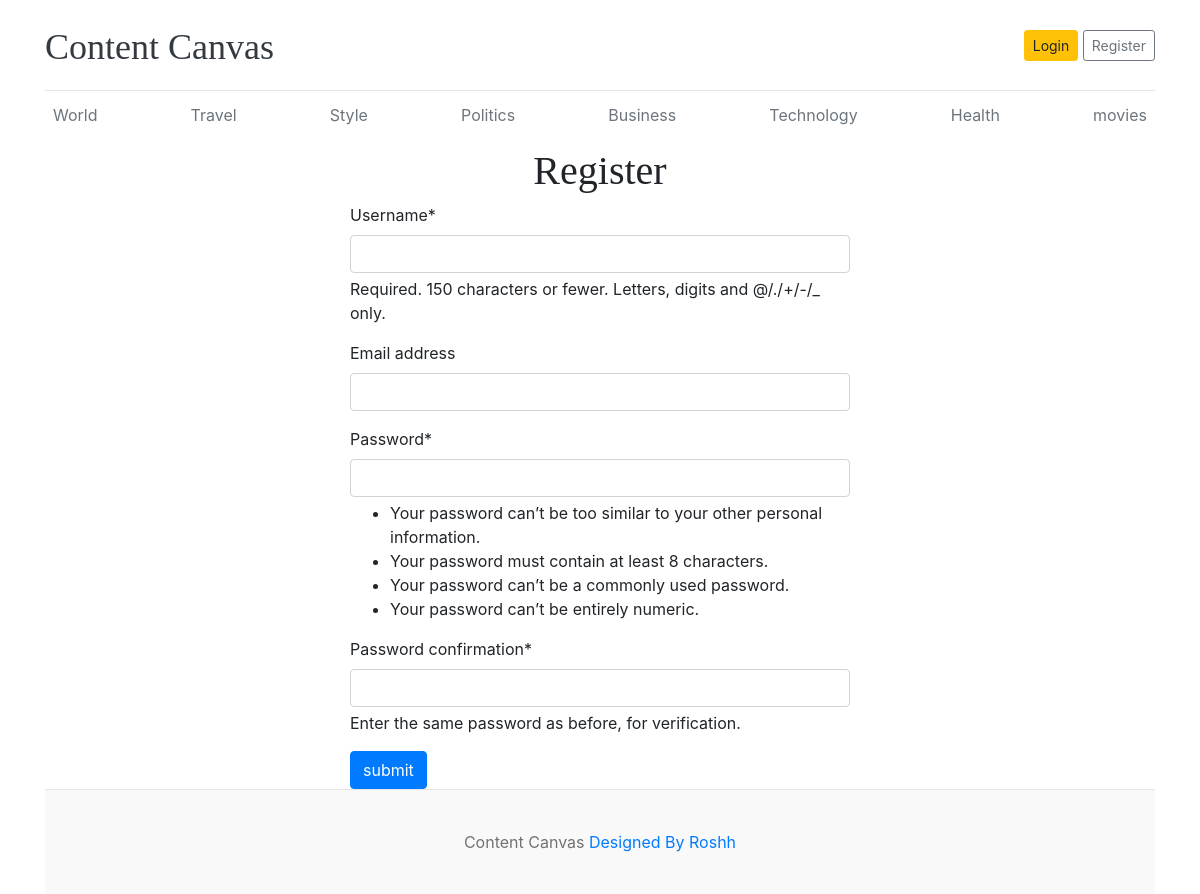
Screenshot of /register with the database file from the repository.
### base/models.py (models this page shows)
class Category(models.Model):
    category_name=models.CharField(max_length=100)
    created_at=models.DateTimeField(auto_now_add=True)
    updated_at=models.DateTimeField(auto_now=True)
    def __str__(self):
        return self.category_name

### base/views.py (the view, shortened to what this page needs)
# urls.py: path('register',views.register,name='register page'),
def register(request):
    form=RegistrationFrom()
    context={
        'form':form
    }
    return render(request,'register.html',context)

### base/forms.py
class RegistrationFrom(UserCreationForm):
    class Meta:
        model=User
        fields=['username','email']

### base/context_processor.py (called while the page is built)
def get_categories(request):
    return {'categories': Category.objects.all()}

### templates/register.html (shortened to what this page needs)
{% extends "home.html" %}
{% block content %}
{% load crispy_forms_tags %}
<h1 style='text-align:center;'>Register</h1>
<form action="{% url "register page" %}" method="POST"style='width: 500px; margin:auto;'>
    {{form| crispy}}
    <button class='btn btn-primary' type='submit'  >submit</button>
</form>
{% endblock content %}

### templates/home.html (shortened to what this page needs)
{% load static %}
<!DOCTYPE html>
<html lang="en">
<head>
    <link href="https://getbootstrap.com/docs/4.0/dist/css/bootstrap.min.css" rel="stylesheet">
    <link rel="stylesheet" href={% static "home.css" %}>
  </head>
<body>
    <div class="container">
      <header class="blog-header py-3">
        <div class="row flex-nowrap justify-content-between align-items-center">
          <div class="col-8 pt-1">
            <a class="blog-header-logo text-dark" href="/">Content Canvas</a>
          </div>
          <div class="col-4 d-flex justify-content-end align-items-center">
            {% if user.is_authenticated %}
            <p style='margin:10px'>Welcome {{user}}!</p><br>
            <a class="btn btn-sm btn-warning" href={% url "logout page" %}>Logout</a> &nbsp;
            {% else %}
            <a class="btn btn-sm btn-warning" href={% url "login page" %}>Login</a> &nbsp;
            <a class="btn btn-sm btn-outline-secondary" href={% url "register page" %}>Register</a>
          {% endif %}
          </div>
        </div>
      </header>
      <div class="nav-scroller py-1 mb-2">
        <nav class="nav d-flex justify-content-between">
          {% for i in categories %}
          <a class="p-2 text-muted" href="{% url "category" i %}">{{i}}</a>
          {% endfor %}
        </nav>
      </div>
{% block content %}{% endblock content %}
<footer class="blog-footer">
  <p>Content Canvas <a href="#">Designed By Roshh</a></p>
</footer>
</body>
</html>

### static files/home.css (style rules this page uses)
.blog-header { border-bottom: 1px solid #e5e5e5; }
.blog-header-logo { font-family: "Playfair Display", Georgia, "Times New Roman", serif; font-size: 2.25rem; }
h1, h2, h3, h4, h5, h6 { font-family: "Playfair Display", Georgia, "Times New Roman", serif; }
.blog-footer { padding: 2.5rem 0; color: #727272; text-align: center; background-color: #f9f9f9; border-top: .05rem solid #e5e5e5; }
.blog-footer p:last-child { margin-bottom: 0; }

### rows the page displays
Category: category_name "World"
Category: category_name "Travel"
Category: category_name "Style"
Category: category_name "Politics"
Category: category_name "Business"
Category: category_name "Technology"
Category: category_name "Health"
Category: category_name "movies"
